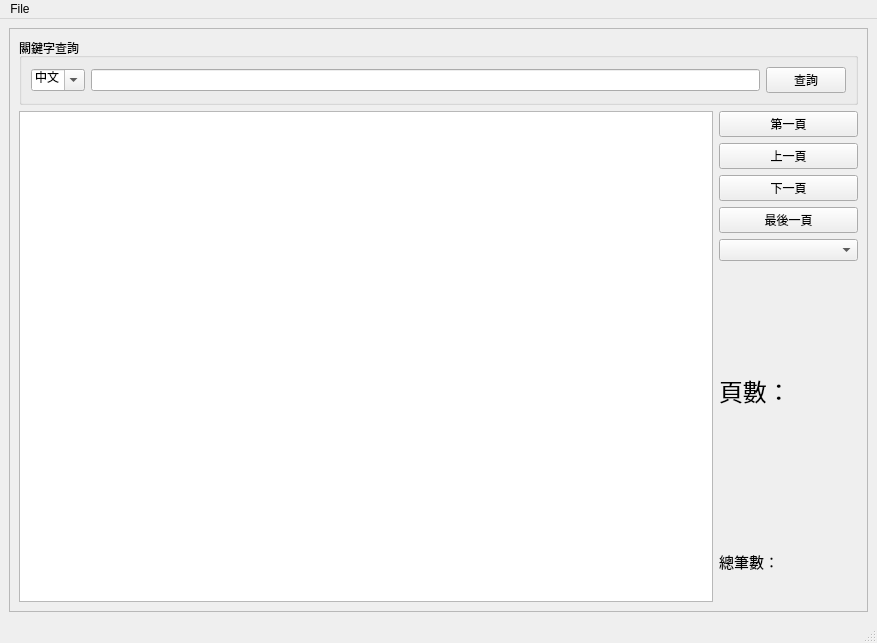
<?xml version="1.0" encoding="UTF-8"?>
<ui version="4.0">
 <class>MainWindow</class>
 <widget class="QMainWindow" name="MainWindow">
  <property name="geometry">
   <rect>
    <x>0</x>
    <y>0</y>
    <width>877</width>
    <height>643</height>
   </rect>
  </property>
  <property name="windowTitle">
   <string>MainWindow</string>
  </property>
  <widget class="QWidget" name="centralwidget">
   <layout class="QVBoxLayout" name="verticalLayout_4">
    <item>
     <widget class="QFrame" name="frame">
      <property name="frameShape">
       <enum>QFrame::StyledPanel</enum>
      </property>
      <property name="frameShadow">
       <enum>QFrame::Raised</enum>
      </property>
      <layout class="QVBoxLayout" name="verticalLayout_3">
       <item>
        <widget class="QGroupBox" name="groupBox">
         <property name="title">
          <string>關鍵字查詢</string>
         </property>
         <layout class="QVBoxLayout" name="verticalLayout_2">
          <item>
           <layout class="QHBoxLayout" name="horizontalLayout">
            <item>
             <widget class="QComboBox" name="comboBox">
              <property name="editable">
               <bool>true</bool>
              </property>
              <item>
               <property name="text">
                <string>中文</string>
               </property>
              </item>
              <item>
               <property name="text">
                <string>英文</string>
               </property>
              </item>
             </widget>
            </item>
            <item>
             <widget class="QLineEdit" name="lineEdit_title"/>
            </item>
            <item>
             <widget class="QPushButton" name="p_But_by_title">
              <property name="text">
               <string>查詢</string>
              </property>
             </widget>
            </item>
           </layout>
          </item>
         </layout>
        </widget>
       </item>
       <item>
        <layout class="QHBoxLayout" name="horizontalLayout_2" stretch="5,1">
         <item>
          <widget class="QTableView" name="tableView">
           <attribute name="horizontalHeaderDefaultSectionSize">
            <number>300</number>
           </attribute>
           <attribute name="verticalHeaderDefaultSectionSize">
            <number>75</number>
           </attribute>
          </widget>
         </item>
         <item>
          <layout class="QVBoxLayout" name="verticalLayout" stretch="0,0,0,0,0,3,1">
           <item>
            <widget class="QPushButton" name="p_But_firstpage">
             <property name="text">
              <string>第一頁</string>
             </property>
            </widget>
           </item>
           <item>
            <widget class="QPushButton" name="p_But_uppage">
             <property name="text">
              <string>上一頁</string>
             </property>
            </widget>
           </item>
           <item>
            <widget class="QPushButton" name="p_But_downpage">
             <property name="text">
              <string>下一頁</string>
             </property>
            </widget>
           </item>
           <item>
            <widget class="QPushButton" name="p_But_lastpage">
             <property name="text">
              <string>最後一頁</string>
             </property>
            </widget>
           </item>
           <item>
            <widget class="QComboBox" name="comboBox_page"/>
           </item>
           <item>
            <widget class="QLabel" name="page">
             <property name="font">
              <font>
               <pointsize>18</pointsize>
               <weight>50</weight>
               <italic>false</italic>
               <bold>false</bold>
              </font>
             </property>
             <property name="mouseTracking">
              <bool>true</bool>
             </property>
             <property name="styleSheet">
              <string notr="true">color: rgb(0, 0, 0);</string>
             </property>
             <property name="text">
              <string>頁數：</string>
             </property>
             <property name="textFormat">
              <enum>Qt::RichText</enum>
             </property>
            </widget>
           </item>
           <item>
            <widget class="QLabel" name="total">
             <property name="font">
              <font>
               <pointsize>11</pointsize>
              </font>
             </property>
             <property name="text">
              <string>總筆數：</string>
             </property>
            </widget>
           </item>
          </layout>
         </item>
        </layout>
       </item>
      </layout>
     </widget>
    </item>
   </layout>
  </widget>
  <widget class="QMenuBar" name="menubar">
   <property name="geometry">
    <rect>
     <x>0</x>
     <y>0</y>
     <width>877</width>
     <height>25</height>
    </rect>
   </property>
   <widget class="QMenu" name="menuFile">
    <property name="title">
     <string>File</string>
    </property>
    <addaction name="actionEXIT"/>
    <addaction name="actionSave_Data"/>
   </widget>
   <addaction name="menuFile"/>
  </widget>
  <widget class="QStatusBar" name="statusbar"/>
  <action name="actionEXIT">
   <property name="text">
    <string>EXIT</string>
   </property>
  </action>
  <action name="actionSave_Data">
   <property name="text">
    <string>Save Data</string>
   </property>
  </action>
 </widget>
 <resources/>
 <connections/>
</ui>
